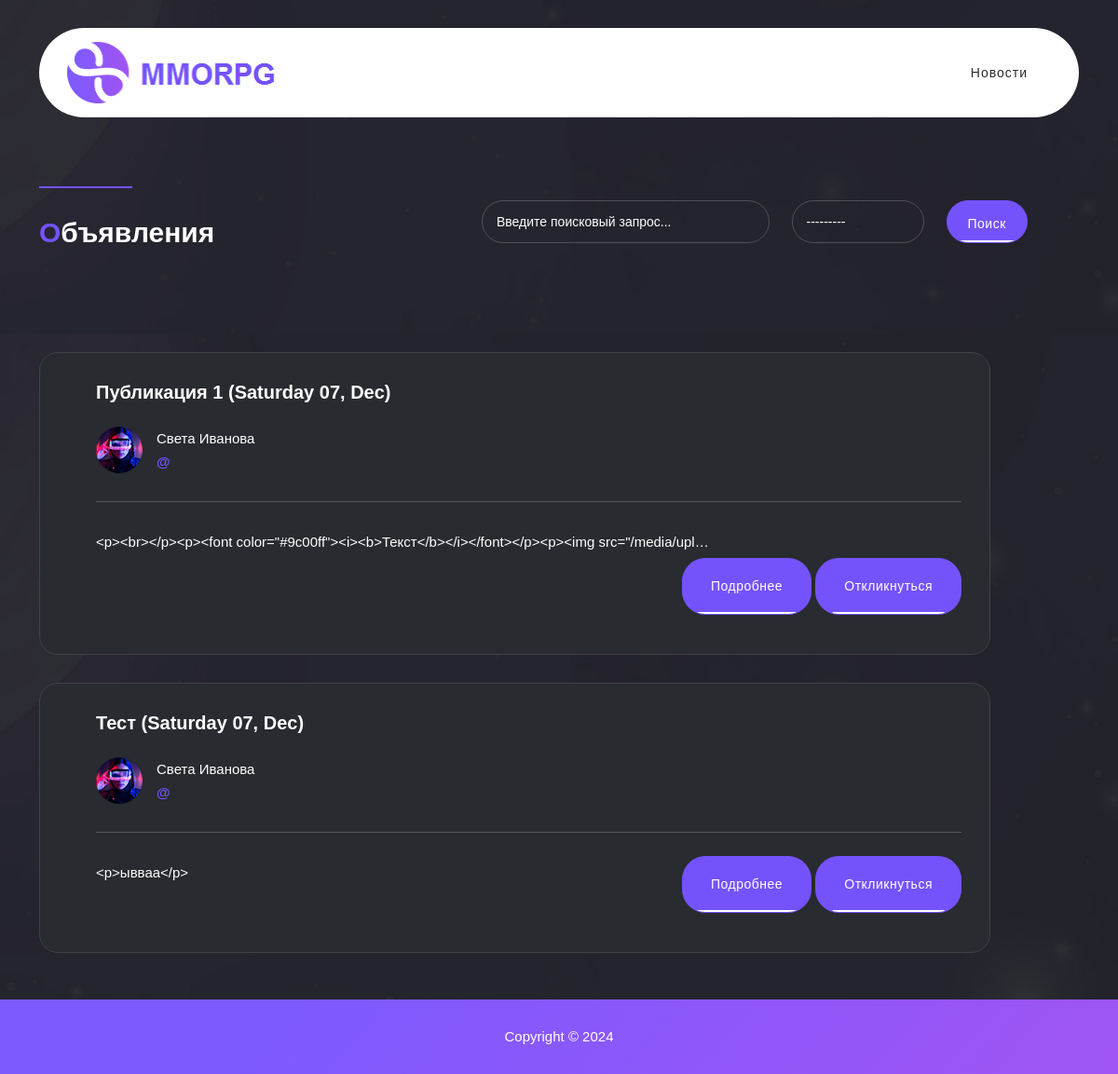
The app's page /posts/, older data.
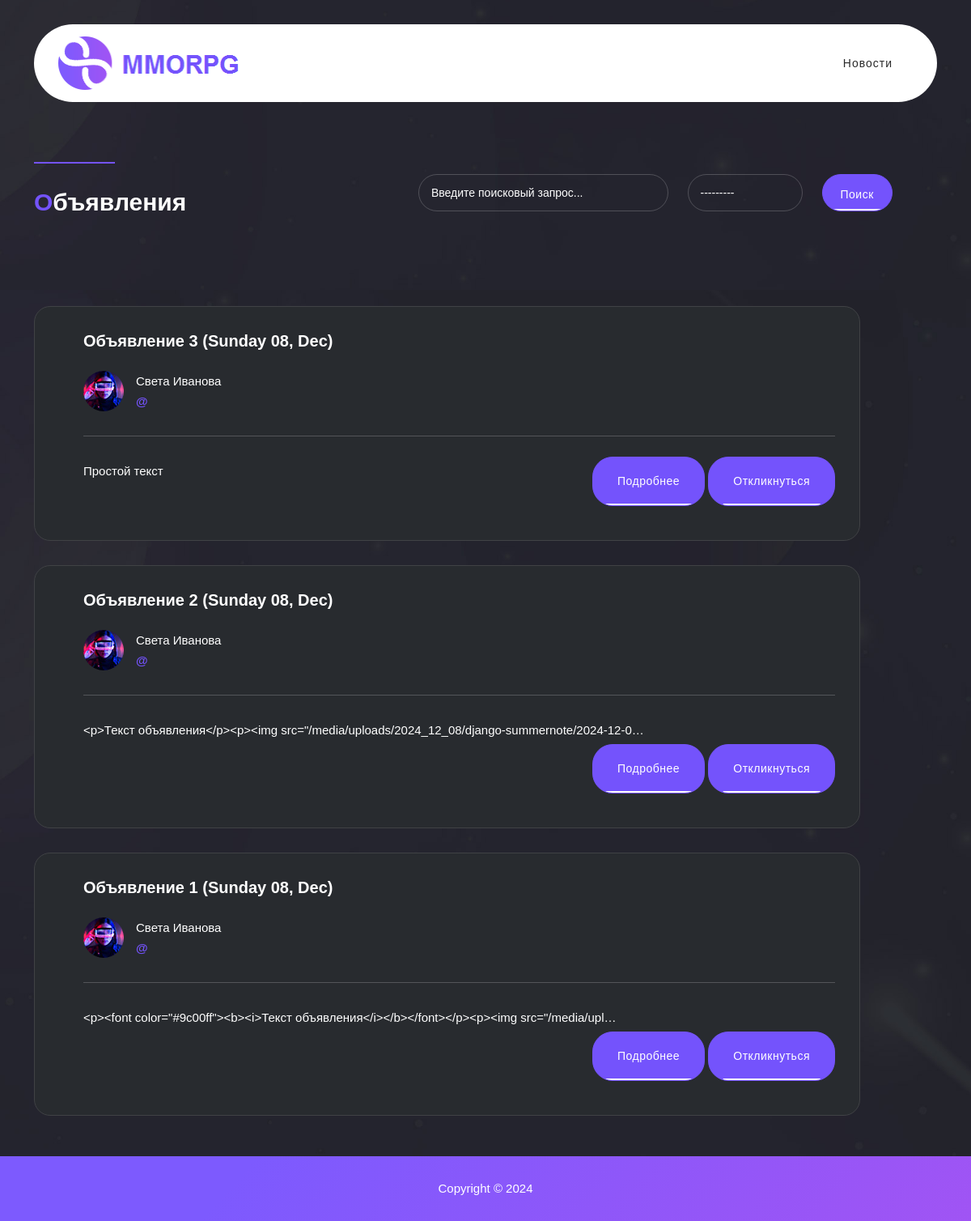
The same page, newer data.
### posts/models.py (models this page shows, shortened)
class Post(models.Model):
    CATEGORIES = [
        ('tank', "Танки"),
        ("hilt", "Хилы"),
        ("dd", "ДД"),
        ("traders", 'Торговцы'),
        ("guild_master", 'Гилдмастеры'),
        ("questgiver", 'Квестгиверы'),
        ("blacksmith", 'Кузнецы'),
        ("tanner", 'Кожевники'),
        ("potion_maker", 'Зельевары'),
        ("spellmaster", 'Мастера заклинаний'),
    ]
    title = models.CharField(max_length=150)
    create_date = models.DateTimeField(auto_now_add=True)
    description = models.TextField()
    category = models.CharField(max_length=35,
                                choices=CATEGORIES)
    author = models.ForeignKey(User, on_delete=models.CASCADE)
    class Meta:
        verbose_name = "Объявление"
        verbose_name_plural = "Объявления"
    def get_absolute_url(self):
        return reverse('detail_post', args=[str(self.id)])

### posts/views.py (the view)
# urls.py: path('', PostList.as_view(), name='posts_portal'),
class PostList(ListView):
    model = Post
    ordering = '-create_date'
    template_name = 'posts.html'
    context_object_name = 'posts'
    def get_queryset(self):
        queryset = super().get_queryset()
        self.filter_posts = PostFilter(self.request.GET, queryset)
        return self.filter_posts.qs
    def get_context_data(self, **kwargs):
        context = super().get_context_data(**kwargs)
        context['filter_posts'] = self.filter_posts
        print('request.path', self.request.path)
        return context

### posts/templatetags/custom_filters.py (called while the page is built)
@register.filter()
def get_nike(user_email):
    return user_email.split("@")[0]

@register.filter()
def get_title(current_url, is_html: bool = False):
    if is_html:
        return mark_safe('<em>О</em>бъявления' if 'post' in current_url else '<em>Н</em>овости')
    else:
        return 'Объявления' if 'post' in current_url else 'Новости'

### templates/posts/posts.html (shortened to what this page needs)
{% extends 'default.html' %}
{% load custom_filters %}
{% block content %}
  <div class="discover-items">
    <div class="container">
      <div class="row">
        <div class="col-lg-5">
          <div class="section-heading">
            <div class="line-dec"></div>
            <h2>{{ request.get_full_path|get_title:"True" }}</h2>
          </div>
        </div>
        <div class="col-lg-7">
          <form id="search-form" name="gs" method="GET" role="search" action="{% if 'post' in request.path %} {% url 'search_posts' %} {% else %} {% url 'search_news' %} {% endif %}">
            <div class="row">
              <div class="col-lg-6">
                <fieldset>
                    {{ filter_posts.form.title }}
                </fieldset>
              </div>
              <div class="col-lg-3">
                <fieldset>
                  {% if filter_posts.form.category %}
                    {{ filter_posts.form.category }}
                  {% else %}
                    {{ filter_posts.form.create_date__gt }}
                  {% endif %}
                </fieldset>
              </div>
              <div class="col-lg-2">
                <fieldset>
                    <button class="main-button">Поиск</button>
                </fieldset>
              </div>
            </div>
          </form>
        </div>
      </div>
    </div>
  </div>
  <div class="currently-market">
    <div class="container">
      <div class="row">
        <div class="col-lg-11">
          {% for post in posts %}
            <div class="item">
              <div class="right-content">
                <h4>{{ post.title }} ({{ post.create_date|date:'l d, M' }})</h4>
                <span class="author">
                  <img src="/static/assets/images/author.jpg" alt="" style="max-width: 50px; border-radius: 50%;">
                  <h6>{{ post.author.first_name }} {{ post.author.last_name }}<br><a>@{{ request.user.email|get_nike }}</a></h6>
                </span>
                <div class="line-dec"></div>
                <span class="bid">
                  {% if post.description %}
                    {{ post.description|truncatechars:90 }}
                  {% else %}
                    {{ post.text|truncatechars:90 }}
                  {% endif %}
                </span>
                <span class="ends">
                <div class="main-button">
                  <a href="{{ post.get_absolute_url }}">Подробнее</a>
                  {% if 'post' in request.path %}
                    <a href="{{ post.get_absolute_url }}/create_reply">Откликнуться</a>
                  {% endif %}
                </div>
                </span>
              </div>
            </div>
          {% endfor %}
        </div>
      </div>
    </div>
  </div>
{% endblock content %}

### templates/default.html (shortened to what this page needs)
<!DOCTYPE html>
<html lang="en">
    <head>
        {% load static %}
        <link rel="stylesheet" href="{% static 'assets/css/display_roboto.css' %}">
        <link href="{% static 'vendor/bootstrap/css/bootstrap.min.css' %}" rel="stylesheet" />
        <link rel="stylesheet" href="{% static 'assets/css/fontawesome.css' %}">
        <link rel="stylesheet" href="{% static 'assets/css/templatemo-liberty-market.css' %}">
        <link rel="stylesheet" href="{% static 'assets/css/owl.css' %}">
        <link rel="stylesheet" href="{% static 'assets/css/animate.css' %}">
        <link rel="stylesheet" href="{% static 'assets/css/swiper-bundle.min.css' %}">
    </head>
    <body>
        {% include "navbar.html"  %}
       {% block content %}
       {% endblock content %}
        <footer>
            <div class="container">
                <div class="row">
                    <div class="col-lg-12">
                        <p>Copyright © 2024</p>
                    </div>
                </div>
            </div>
        </footer>
    </body>
</html>

### templates/navbar.html (shortened to what this page needs)
{% url 'news_portal' as news %}
<header class="header-area header-sticky">
    <div class="container">
        <div class="row">
            <div class="col-12">
                <nav class="main-nav">
                    <a href="/" class="logo">
                        <img src="/static/assets/images/logo2.png" alt="">
                    </a>
                    <ul class="nav">
                        {% if request.path != '/' %}
                            <li><a class="{% if request.path == news %} active {% endif %}" href="{{ news }}">Новости</a></li>
                        {% endif %}
                    </ul>
                </nav>
            </div>
        </div>
    </div>
</header>

Row changes from the older to the newer data that the page shows:
removed Post: title "Публикация 1", create_date "Saturday 07, Dec", author.first_name "Света", author.last_name "Иванова", description "<p><br></p><p><font color=\"#9c00ff\"><i><b>Текст</b></i></font></p><p><img src=\"/media/upl…"
removed Post: title "Тест", create_date "Saturday 07, Dec", author.first_name "Света", author.last_name "Иванова", description "<p>ывваа</p>"
added Post: title "Объявление 3", create_date "Sunday 08, Dec", author.first_name "Света", author.last_name "Иванова", description "Простой текст"
added Post: title "Объявление 2", create_date "Sunday 08, Dec", author.first_name "Света", author.last_name "Иванова", description "<p>Текст объявления</p><p><img src=\"/media/uploads/2024_12_08/django-summernote/2024-12-0…"
added Post: title "Объявление 1", create_date "Sunday 08, Dec", author.first_name "Света", author.last_name "Иванова", description "<p><font color=\"#9c00ff\"><b><i>Текст объявления</i></b></font></p><p><img src=\"/media/upl…"
